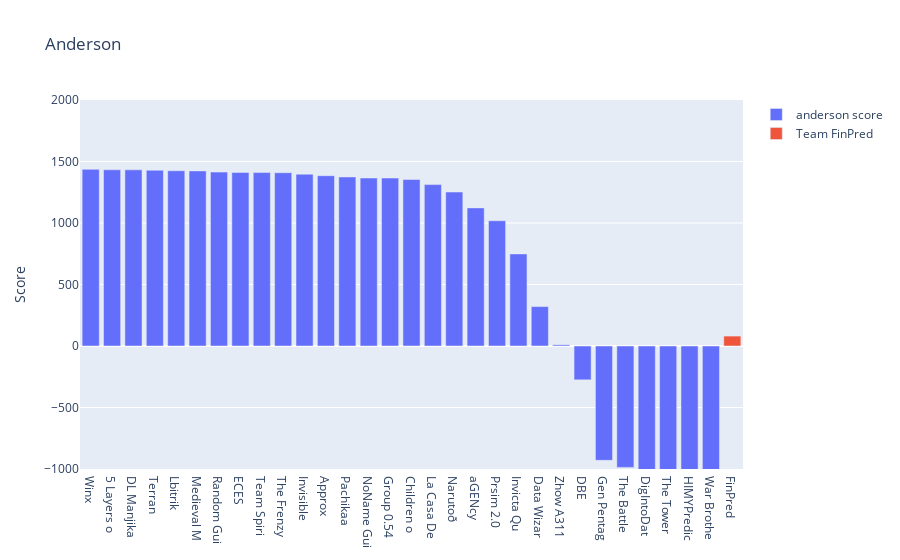

Notebook cell for this chart:
### Code cell
import plotly.graph_objs as go 

fig = go.Figure(
    data=[
        go.Bar(
            x=TEAMS,
            y=anderson,
            name="anderson score"
        ),
        go.Bar(
            x=["FinPred"],
            y=[leaderboard["FinPred"]["anderson"]["real"]],
            name="Team FinPred"
        )
    ],
)

fig.update_layout(
    title="Anderson",
    yaxis_title="Score",
    yaxis_range=[-1000, 2000]
)

fig.show()

### Figure 1 — Plotly figure (JSON) as saved in the notebook; plotly's stock layout.template omitted (floating-point values rounded to 4 significant figures)
{"data": [{"name": "anderson score", "type": "bar", "x": ["Winx", "5 Layers o", "DL Manjika", "Terran", "Lbitrik", "Medieval M", "Random Gui", "ECES", "Team Spiri", "The Frenzy", "Invisible ", "Approx", "Pachikaa", "NoName Gui", "Group 0.54", "Children o", "La Casa De", "Narutoð", "aGENcy", "Prsim 2.0", "Invicta Qu", "Data Wizar", "Zhow A311", "DBE", "Gen Pentag", "The Battle", "DigIntoDat", "The Tower ", "HIMYPredic", "War Brothe"], "y": [1436.0, 1433.0, 1432.0, 1429.0, 1425.0, 1424.0, 1414.0, 1411.0, 1410.0, 1409.0, 1396.0, 1385.0, 1374.0, 1366.0, 1365.0, 1353.0, 1312.0, 1252.0, 1123.0, 1018.0, 748.6, 320.5, 9.736, -275.1, -929.7, -986.8, -2173.0, -4332.0, -11970.0, -25820.0]}, {"name": "Team FinPred", "type": "bar", "x": ["FinPred"], "y": [80.65]}], "layout": {"title": {"text": "Anderson"}, "yaxis": {"range": [-1000, 2000], "title": {"text": "Score"}}}}
